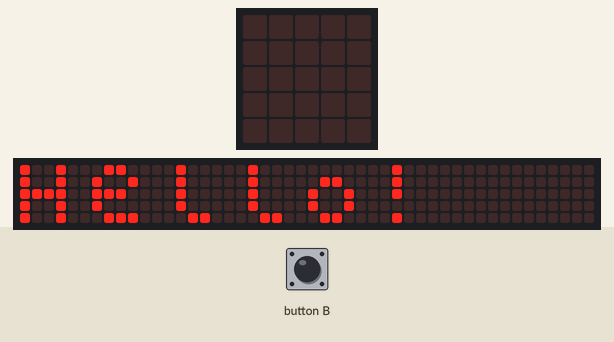
A program run on a simulated BBC micro:bit (MakeCode). On the bench: the board's 5×5 LED display, a strip that is not on the board, showing the scrolling text unrolled. The inputs (shaded band) are chosen by the test bench. Random numbers come from a fixed seed; the 48×5 strip is a reading aid, not a part: it shows the text the display is scrolling, unrolled, one strip-width of it at a time.

Above: at 5.6 s.
7.6 s: button B pressed for 0.15 s
At 8.3 s:
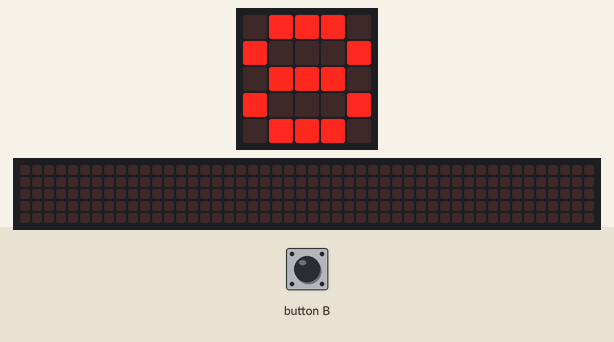
At 8.9 s:
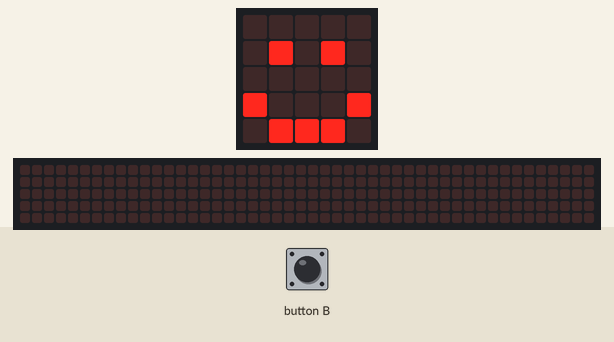
10.7 s: button B pressed for 0.15 s
At 19.6 s:
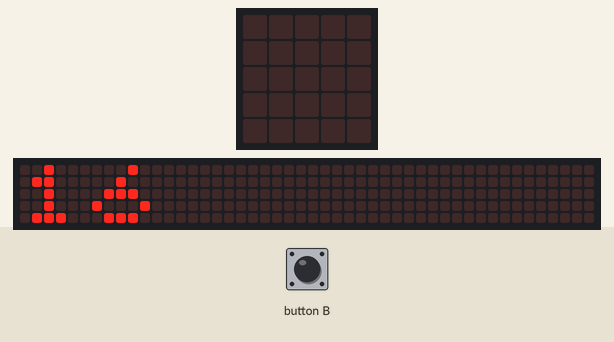

Measured:
- after the input at 7.6 s, the display: changes after 0.15 s (image 1)
- what the display in image 0 shows lasts 0.7 s, from 5.6 s to 6.3 s
- what the display in image 2 shows lasts 0.6 s, from 8.5 s to 9.1 s

The program:

main.ts
```typescript
input.onButtonPressed(Button.B, function () {
    θερμοκρασία = randint(0, 50)
    while (θερμοκρασία <= 37) {
        basic.showNumber(θερμοκρασία)
        basic.showIcon(IconNames.Happy)
        θερμοκρασία = randint(0, 50)
    }
    basic.showNumber(θερμοκρασία)
    basic.showIcon(IconNames.Sad)
})
let θερμοκρασία = 0
basic.showString("Hello!")
```

test.ts
```typescript
// οι δοκιμές πηγαίνουν εδώ, δεν θα γίνει εκτέλεση όταν αυτό το πακέτο χρησιμοποιηθεί ως επέκταση.
```
